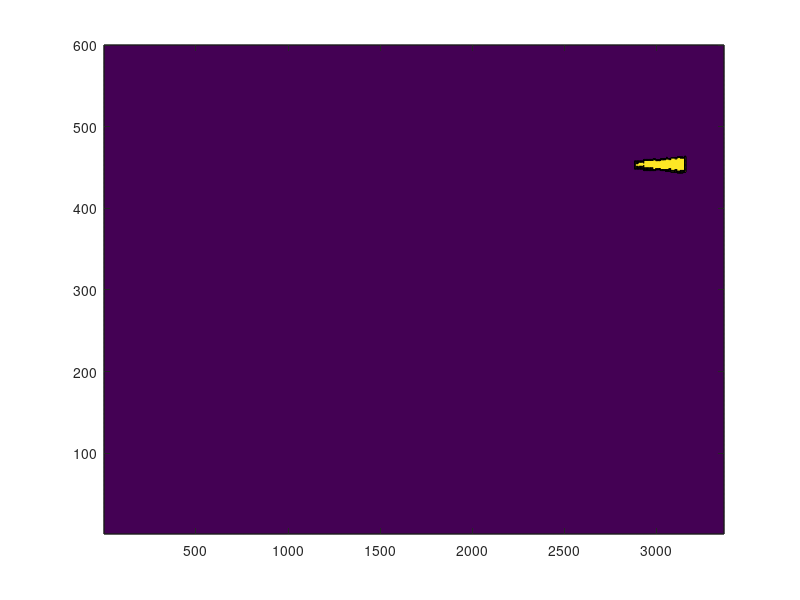
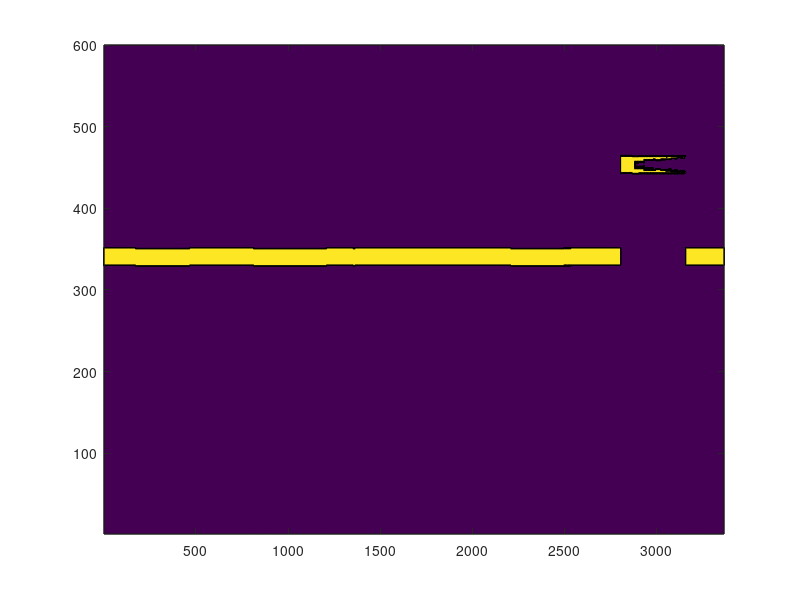

The MATLAB source for these figures, in order:
S = load('S.mat').S;

IA = load('amplitude.mat').IA;
IF = load('amplitude.mat').IF;

% Nh = 5;
% S = salience_func(IA,IF,Nh);


% Salience Peaks per frames
N = 3367 % Num frames
% To handle NaN
S(S>=0 == 0) = 0;
mean_all = mean(mean(S));

tau_plus = mean_all/10; %first stage threshold

% First Stage 
disp("cutoff1");
disp(tau_plus);
loc_filtered = (S >= tau_plus);
[row,col] = find(loc_filtered); % row and col contains the locations of non zero indinces of loc_filtered

peaks_out = loc_filtered.*S;

% Second Stage
mean_s = mean(S(loc_filtered));
std_s = std(S(loc_filtered));

tau_sigma = 0.05;
cutoff2 = mean_s - tau_sigma*std_s;
disp("cutoff2");
disp(cutoff2);
loc_filtered2 = (peaks_out >= cutoff2);
peaks_out2 = loc_filtered2.*S;

S_plus = loc_filtered2.*1;
S_minus = (S>0).*1 - S_plus;
contourf(S_plus);
figure;
contourf(S_minus);
